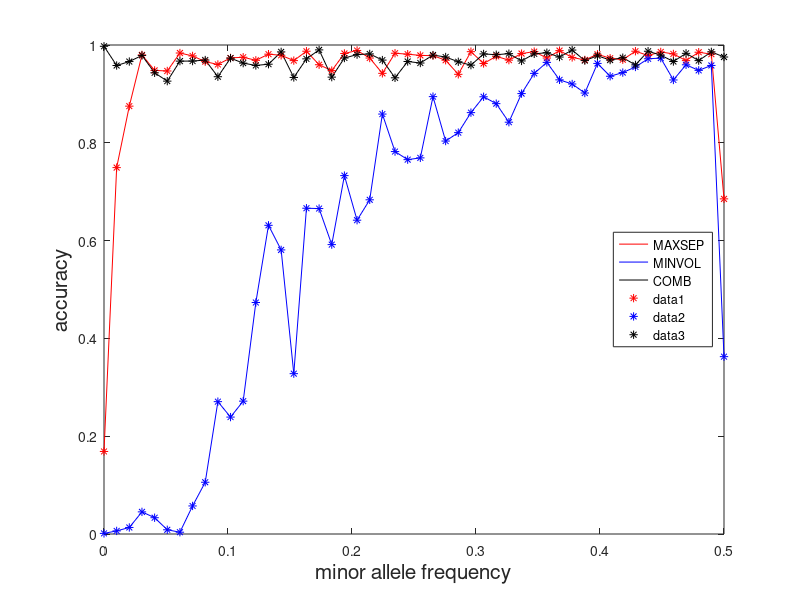

Here is the MATLAB script that generated this plot:
msdata = dlmread('maxsep_maf_result.txt');
mvdata = dlmread('minvol_maf_result.txt');
rbdata = dlmread('robsep_maf_result.txt');

msavg = zeros(50,1);
mvavg = zeros(50,1);
mscnt = zeros(50,1);
mvcnt = zeros(50,1);
rbavg = zeros(50,1);
rbcnt = zeros(50,1);
freq = linspace(0,0.5,50);

nms = size(msdata,1);
for i=1:nms
    idx = floor(msdata(i,1)*100);
    if(idx == 0)
        idx = idx + 1;
    end
    mscnt(idx) = mscnt(idx) + 1;
    msavg(idx) = msavg(idx)+msdata(i,2);
end
msavg = msavg./mscnt;

nmv = size(mvdata,1);
for i=1:nmv
    idx = ceil(msdata(i,1)*100);
    if(idx == 0)
        idx = idx + 1;
    end
    mvcnt(idx) = mvcnt(idx) + 1;
    mvavg(idx) = mvavg(idx)+mvdata(i,2);
end
mvavg = mvavg./mvcnt;

nrb = size(rbdata,1);
for i=1:nrb
    idx = ceil(rbdata(i,1)*100);
    if(idx == 0)
        idx = idx + 1;
    end
    rbcnt(idx) = rbcnt(idx) + 1;
    rbavg(idx) = rbavg(idx)+rbdata(i,2);
end
rbavg = rbavg./rbcnt;

figure;

plot(freq,msavg,'r-'); 
hold on;
plot(freq,mvavg,'b-')
hold on;
plot(freq,rbavg,'k-')
hold on;
legend ('MAXSEP','MINVOL','COMB','location', 'east');
hold on;

plot(freq,msavg,'r*')
hold on;
plot(freq,mvavg,'b*')
hold on;
plot(freq,rbavg,'k*')
hold on;
xlabel('minor allele frequency', 'fontsize', 15)
ylabel('accuracy', 'fontsize', 15)
